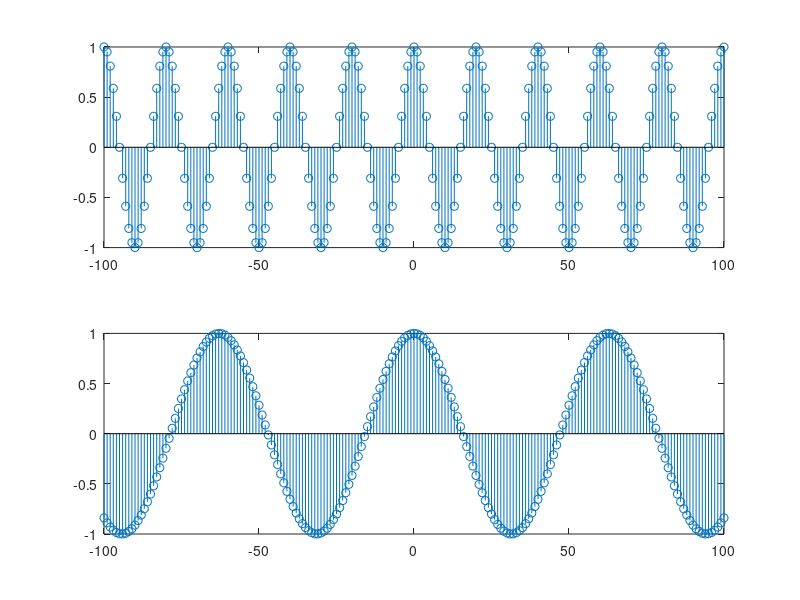

MATLAB code to generate this figure:
clc; clear; close all

n = [-100:100];
x = cos(0.1*pi*n);

subplot(2,1,1); stem(n, real(x));
subplot(2,1,2); stem(n, imag(x));

n = [-100:100];
x = cos(0.1*n);

close all; stem(n,x);
